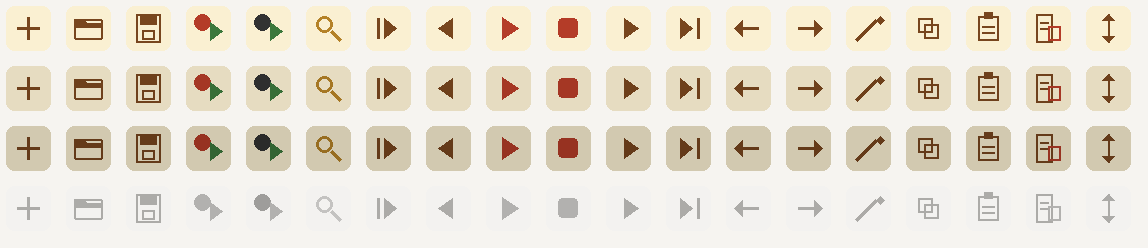
#> input picture assets/toolbar_preview.png, 1148 x 248 px
$ python -i make_toolbar_icons.py   (imports and definitions only)
#> lines starting #> are read from the running program, lines starting #| are printed output that depends on the picture
#> further down, picture is the input picture: PIL image 1148x248 RGB; mean R, G, B 233.1, 226.4, 213.2
#!/usr/bin/env python3
# -*- coding: utf-8 -*-
"""把 ``icons`` 目录里那套图标导入成工具栏用的图标（``assets/toolbar/*.png``）。

``icons`` 里是 18 个自己画的图标（深蓝灰圆角底 + 白色图形）::

    new/open/save  first/prev/play/next/last  undo/redo  edit/copy/paste/copy_pgn
    flip  engine_red/engine_black  analyze

本脚本负责：

1. 改名成界面里用的键：``copy`` → ``copy_fen``（复制局面）、
   ``copy_pgn`` → ``copy_game``（复制棋谱）；
2. 补一个 ``stop.png``（自动播放时"播放"键变成方块）：拿 ``play.png`` 的底，
   把中间的三角抹掉，再画一个同风格的白色圆角方块；
3. 每个图标生成三个状态：``_hover``（悬停，提亮）、``_press``（按下，压暗）、
   ``_dis``（禁用，去色 + 变淡）；
4. 拼一张 ``assets/toolbar_preview.png``，一眼看完所有图标。

以后重画图标只要覆盖 ``icons/*.png`` 再跑一次本脚本即可::

    python tools/make_toolbar_icons.py
"""

from __future__ import annotations

import argparse
from pathlib import Path

try:
    import numpy as np
    from PIL import Image, ImageDraw, ImageEnhance
except ImportError:  # pragma: no cover
    print("需要 Pillow 与 numpy：pip install pillow numpy")
    raise SystemExit(1)

ROOT = Path(__file__).resolve().parents[1]
SOURCE = ROOT / "icons"
OUT = ROOT / "assets" / "toolbar"
PREVIEW = ROOT / "assets" / "toolbar_preview.png"

#: icons 里的文件名 → 界面里用的图标键
KEYS = {
    "new": "new",
    "open": "open",
    "save": "save",
    "first": "first",
    "prev": "prev",
    "play": "play",
    "next": "next",
    "last": "last",
    "undo": "undo",
    "redo": "redo",
    "edit": "edit",
    "copy": "copy_fen",          # 复制局面
    "paste": "paste",            # 粘贴局面 / 棋谱
    "copy_pgn": "copy_game",     # 复制棋谱
    "flip": "flip",
    "engine_red": "engine_red",
    "engine_black": "engine_black",
    "analyze": "analyze",
}
#: 生成出来的额外图标（播放中要用"停止"）
EXTRA = ("stop",)
#: 预览图的排列顺序
ORDER = ("new", "open", "save", "engine_red", "engine_black", "analyze",
         "first", "prev", "play", "stop", "next", "last", "undo", "redo",
         "edit", "copy_fen", "paste", "copy_game", "flip")
#: 悬停 / 按下 / 禁用 的明暗系数（米黄底：悬停略压暗一点最看得出来）
HOVER_FACTOR = 0.92
PRESS_FACTOR = 0.84


# [71 lines left out: functions chip_and_glyph, erase_glyph, make_stop, with_brightness, not called in this run]


def disabled(image: Image.Image) -> Image.Image:
    """禁用：去色 + 变淡。"""
    grey = image.convert("LA").convert("RGBA")
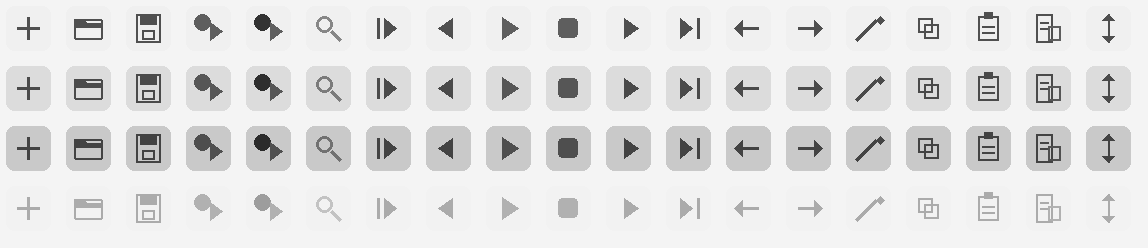
#> grey: PIL image 1148x248 RGBA; mean R, G, B, A 226.9, 226.9, 226.9, 255
    grey.putalpha(image.convert("RGBA").split()[3].point(lambda value: int(value * 0.45)))
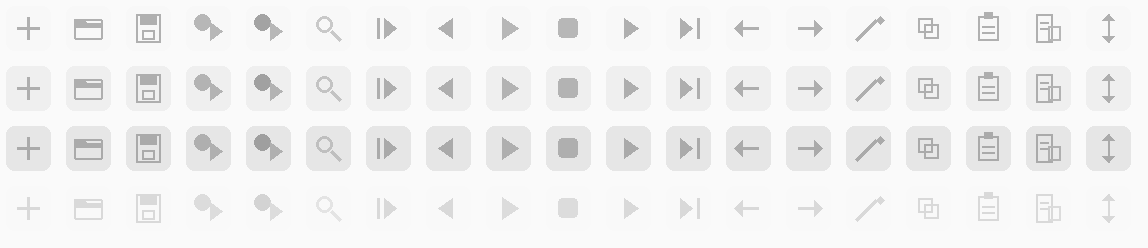
#> grey: PIL image 1148x248 RGBA; mean R, G, B, A 226.9, 226.9, 226.9, 114; transparent parts drawn white
    return grey


# [49 lines left out: functions build_preview, main, not called in this run]


# [2 lines not run here, left out]

>>> from PIL import Image
>>> picture = Image.open('../assets/toolbar_preview.png')
>>> result = disabled(picture)
